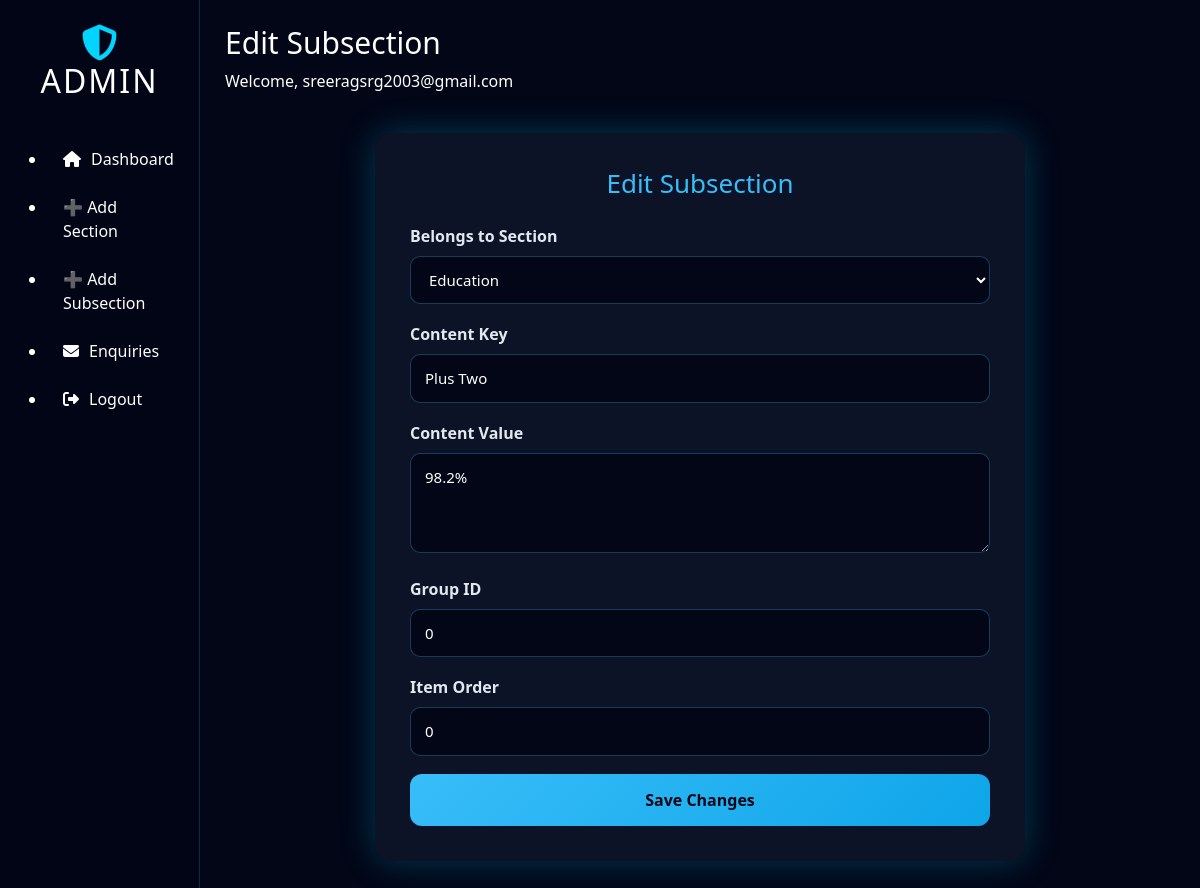
Screenshot of /admin/subsection/edit/2 (signed in) with the database file from the repository.
### models.py (models this page shows)
class SectionBody(db.Model):
    __tablename__ = "section_body"
    id = db.Column(db.Integer, primary_key=True)
    section_id = db.Column(db.Integer, db.ForeignKey("section_head.id"), nullable=False)
    content_key = db.Column(db.String(100), nullable=False)
    content_value = db.Column(db.Text, nullable=False)
    group_id = db.Column(db.Integer, default=0)
    item_order = db.Column(db.Integer, default=0)

class SectionHead(db.Model):
    __tablename__ = "section_head"
    id = db.Column(db.Integer, primary_key=True)
    section_name = db.Column(db.String(100), unique=True, nullable=False)
    section_title = db.Column(db.String(200), nullable=False)
    section_description = db.Column(db.Text)
    display_order = db.Column(db.Integer, default=0)
    items = db.relationship("SectionBody", backref="section", cascade="all, delete",
                            order_by="SectionBody.item_order")

### admin/routes.py (the view, shortened to what this page needs)
@admin_bp.route("/subsection/edit/<int:id>", methods=["GET", "POST"])
@login_required
def edit_subsection(id):
    item = SectionBody.query.get_or_404(id)  # ✅ FIXED
    sections = SectionHead.query.order_by(SectionHead.display_order).all()
    return render_template(
        "edit_subsection.html",
        item=item,
        sections=sections
    )

### admin/routes.py (called while the page is built)
def login_required(f):
    from functools import wraps
    @wraps(f)
    def wrapper(*args, **kwargs):
        if "admin_id" not in session:
            return redirect(url_for("admin.login"))
        return f(*args, **kwargs)
    return wrapper

### templates/edit_subsection.html
{% extends "admin_layout.html" %}
{% set page_title = "Edit Subsection" %}
{% block content %}
<div class="admin-form-wrapper">
    <h2>Edit Subsection</h2>
    <form method="POST">
        <div class="form-group">
            <label>Belongs to Section</label>
            <select name="section_id" required>
                {% for sec in sections %}
                <option value="{{ sec.id }}" {% if sec.id == item.section_id %}selected{% endif %}>
                    {{ sec.section_title }}
                </option>
                {% endfor %}
            </select>
        </div>
        <div class="form-group">
            <label>Content Key</label>
            <input type="text" name="content_key" value="{{ item.content_key }}" required>
        </div>
        <div class="form-group">
            <label>Content Value</label>
            <textarea name="content_value">{{ item.content_value }}</textarea>
        </div>
        <div class="form-group">
            <label>Group ID</label>
            <input type="number" name="group_id" value="{{ item.group_id }}">
        </div>
        <div class="form-group">
            <label>Item Order</label>
            <input type="number" name="item_order" value="{{ item.item_order }}">
        </div>
        <button type="submit" class="submit-btn">Save Changes</button>
    </form>
</div>
{% endblock %}

### static/css/admin_dashboard.css (style rules this page uses)
* { margin: 0; padding: 0; box-sizing: border-box; }
body.admin-body { background: #020617; color: #ffffff; min-height: 100vh; font-family: 'Segoe UI', Tahoma, Geneva, Verdana, sans-serif; }

### static/css/admin_forms.css (style rules this page uses)
.admin-form-wrapper { max-width: 650px; margin: 40px auto; padding: 35px; background: rgba(15, 23, 42, 0.85); border-radius: 16px; box-shadow: 0 0 35px rgba(0, 212, 255, 0.25); backdrop-filter: blur(8px); animation: fadeIn 0.4s ease-in-out; }
.admin-form-wrapper h2 { text-align: center; font-size: 26px; color: #38bdf8; margin-bottom: 25px; }
.form-group { margin-bottom: 18px; }
.form-group label { font-weight: 600; margin-bottom: 8px; display: block; color: #e2e8f0; }
.form-group input, .form-group select, .form-group textarea { width: 100%; padding: 12px 14px; font-size: 15px; border-radius: 10px; border: 1px solid rgba(56, 189, 248, 0.3); background: rgba(2, 6, 23, 0.9); color: #ffffff; transition: 0.3s ease; }
.form-group textarea { min-height: 100px; resize: vertical; }
.submit-btn { width: 100%; padding: 14px; background: linear-gradient(135deg, #38bdf8, #0ea5e9); border: none; border-radius: 12px; font-size: 16px; font-weight: 700; cursor: pointer; color: #020617; transition: 0.25s ease-in-out; }

### rows the page displays
SectionBody: section_id "Education", content_key "Plus Two", content_value "98.2%", group_id "0", item_order "0"

### other values shown
{{ page_title }} "Edit Subsection"
{{ session['admin_username'] }} "sreeragsrg2003@gmail.com"
